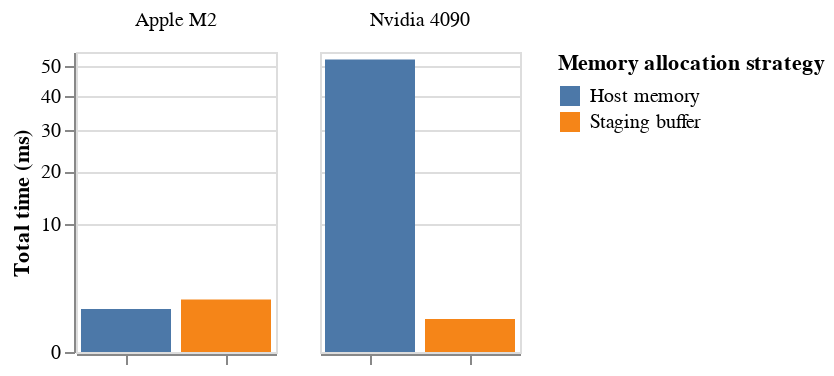

Here is the notebook cell this chart was saved with:
### Code cell
data = [
    ["Nvidia 4090", "Host memory", 52.3266, 50279/1000],
    ["Nvidia 4090", "Staging buffer", 0.661612, 371/1000],
    ["Apple M2", "Host memory", 1.13086, 780/1000],
    ["Apple M2", "Staging buffer", 1.6788, 1357/1000],
]

memory = pd.DataFrame(data, columns=["GPU", "Memory allocation strategy", "Total time (ms)", "Compute time (ms)"])
chart = alt.Chart(memory).mark_bar(
    opacity=1,
    ).encode(
    column = alt.Column('GPU', title="", header=alt.Header(labelOrient = "top")),
    x =alt.X('Memory allocation strategy', title="", axis=alt.Axis(labels=False)),
    y =alt.Y('Total time (ms):Q', scale=alt.Scale(type='sqrt')),
    color=alt.Color('Memory allocation strategy')).properties(
        width=100,
        height=150
    )
display(chart)

### Figure 1 — Vega-Lite specification as saved in the notebook (floating-point values rounded to 4 significant figures)
{"config": {"view": {"continuousWidth": 400, "continuousHeight": 300}}, "data": {"name": "data-3174605560c699c8f65da29091440ba0"}, "mark": {"type": "bar", "opacity": 1}, "encoding": {"color": {"field": "Memory allocation strategy", "type": "nominal"}, "column": {"field": "GPU", "header": {"labelOrient": "top"}, "title": "", "type": "nominal"}, "x": {"axis": {"labels": false}, "field": "Memory allocation strategy", "title": "", "type": "nominal"}, "y": {"field": "Total time (ms)", "scale": {"type": "sqrt"}, "type": "quantitative"}}, "height": 150, "width": 100, "$schema": "https://vega.github.io/schema/vega-lite/v4.17.0.json", "datasets": {"data-3174605560c699c8f65da29091440ba0": [{"GPU": "Nvidia 4090", "Memory allocation strategy": "Host memory", "Total time (ms)": 52.33, "Compute time (ms)": 50.28}, {"GPU": "Nvidia 4090", "Memory allocation strategy": "Staging buffer", "Total time (ms)": 0.6616, "Compute time (ms)": 0.371}, {"GPU": "Apple M2", "Memory allocation strategy": "Host memory", "Total time (ms)": 1.131, "Compute time (ms)": 0.78}, {"GPU": "Apple M2", "Memory allocation strategy": "Staging buffer", "Total time (ms)": 1.679, "Compute time (ms)": 1.357}]}}
